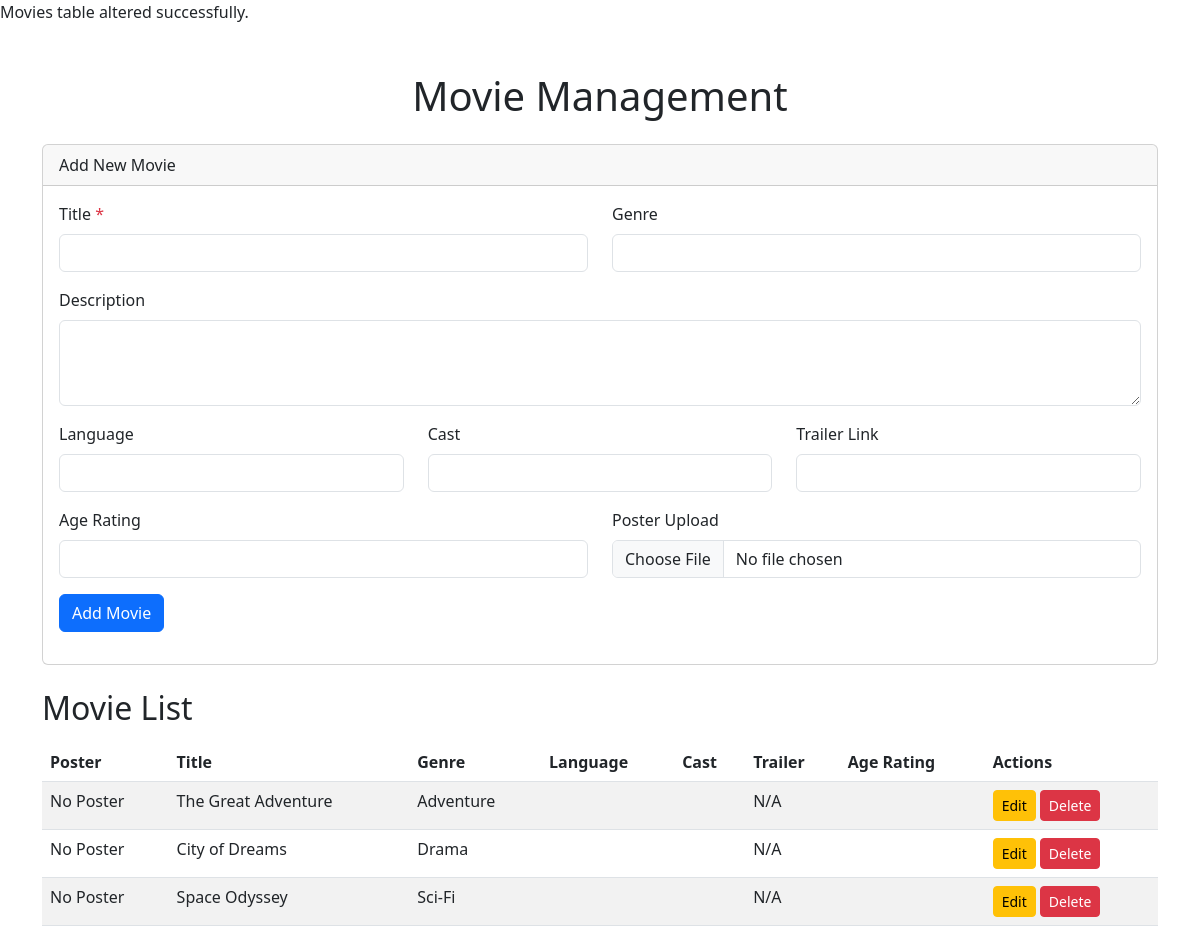
Page /movies_crud.php on the earlier database version.
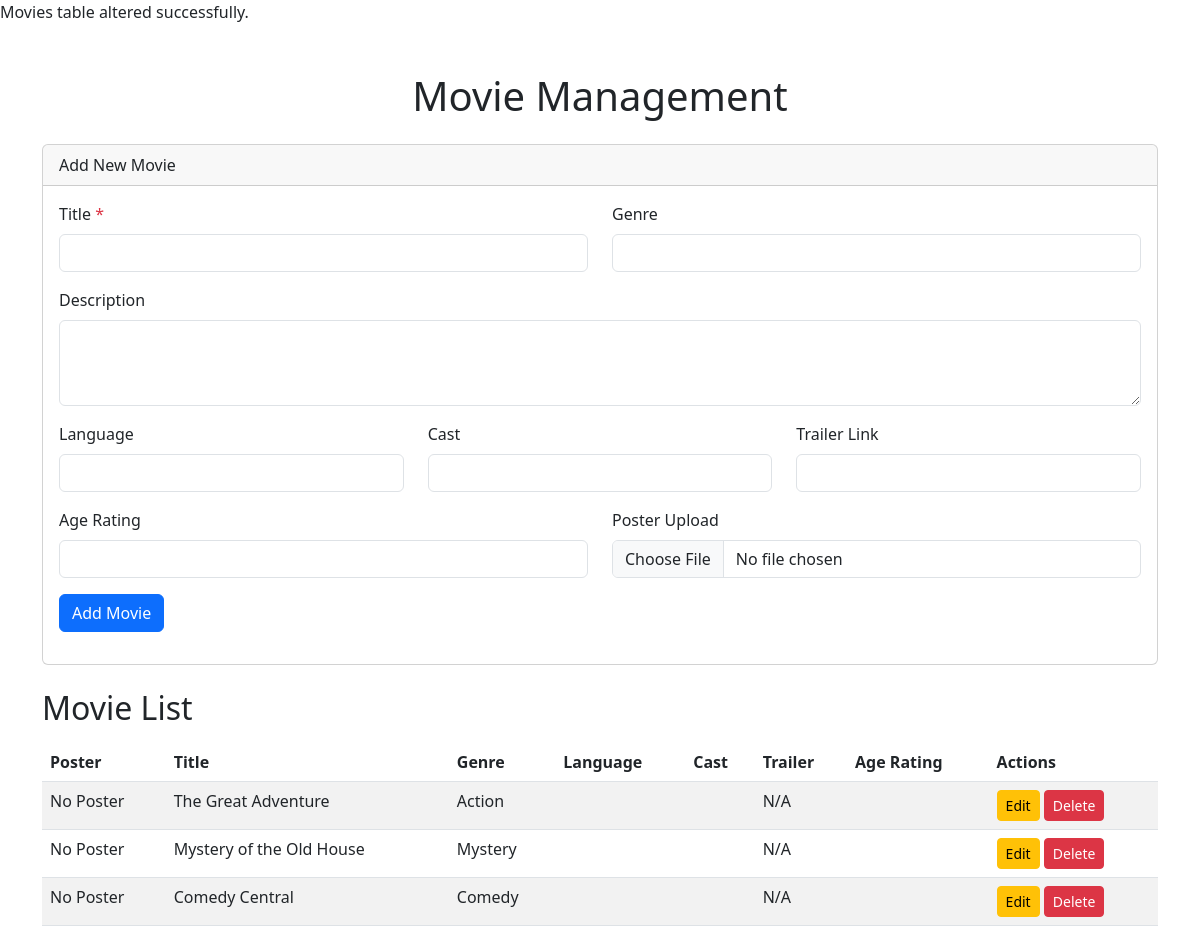
Same page on the later database version.
### tables this page shows
CREATE TABLE `movies` (
  `movie_id` int(11) NOT NULL,
  `title` varchar(255) NOT NULL,
  `genre` varchar(100) DEFAULT NULL,
  `director` varchar(100) DEFAULT NULL,
  `release_date` date DEFAULT NULL,
  `duration_minutes` int(11) DEFAULT NULL,
  `description` text DEFAULT NULL,
  `rating` decimal(3,1) DEFAULT NULL,
  `poster_path` varchar(255) DEFAULT NULL,
  `language` varchar(50) DEFAULT NULL,
  `cast` text DEFAULT NULL,
  `trailer_link` varchar(255) DEFAULT NULL,
  `age_rating` varchar(10) DEFAULT NULL
);

### movies_crud.php (the view, shortened to what this page needs)
<?php
$conn = new mysqli(DB_HOST, DB_USER, DB_PASS, DB_NAME);
    $movies = [];
    $movie_to_edit = null;
    $sql = "SELECT * FROM movies";
    $movies_result = $conn->query($sql);
    if ($movies_result) {
        while($row = $movies_result->fetch_assoc()) {
            $movies[] = $row;
        }
    } else {
        $message = "Error fetching movies: " . $conn->error;
    }
?>
<!DOCTYPE html>
<html lang="en">
<head>
    <link href="https://cdn.jsdelivr.net/npm/bootstrap@5.3.0/dist/css/bootstrap.min.css" rel="stylesheet">
</head>
<body>
    <div class="container mt-5">
        <h1 class="mb-4 text-center">Movie Management</h1>
        <div class="card mb-4">
            <div class="card-header">
                <?php echo isset($movie_to_edit) ? 'Edit Movie' : 'Add New Movie'; ?>
            </div>
            <div class="card-body">
                <form action="movies_crud.php" method="POST" enctype="multipart/form-data">
                    <div class="row mb-3">
                        <div class="col-md-6">
                            <label for="title" class="form-label">Title <span class="text-danger">*</span></label>
                            <input type="text" class="form-control" id="title" name="title" value="<?php echo isset($movie_to_edit) ? htmlspecialchars($movie_to_edit['title']) : ''; ?>" required>
                        </div>
                        <div class="col-md-6">
                            <label for="genre" class="form-label">Genre</label>
                            <input type="text" class="form-control" id="genre" name="genre" value="<?php echo isset($movie_to_edit) ? htmlspecialchars($movie_to_edit['genre']) : ''; ?>">
                        </div>
                    </div>
                    <div class="mb-3">
                        <label for="description" class="form-label">Description</label>
                        <textarea class="form-control" id="description" name="description" rows="3"><?php echo isset($movie_to_edit) ? htmlspecialchars($movie_to_edit['description']) : ''; ?></textarea>
                    </div>
                    <div class="row mb-3">
                        <div class="col-md-4">
                            <label for="language" class="form-label">Language</label>
                            <input type="text" class="form-control" id="language" name="language" value="<?php echo isset($movie_to_edit) ? htmlspecialchars($movie_to_edit['language']) : ''; ?>">
                        </div>
                        <div class="col-md-4">
                            <label for="cast" class="form-label">Cast</label>
                            <input type="text" class="form-control" id="cast" name="cast" value="<?php echo isset($movie_to_edit) ? htmlspecialchars($movie_to_edit['cast']) : ''; ?>">
                        </div>
                        <div class="col-md-4">
                            <label for="trailer_link" class="form-label">Trailer Link</label>
                            <input type="url" class="form-control" id="trailer_link" name="trailer_link" value="<?php echo isset($movie_to_edit) ? htmlspecialchars($movie_to_edit['trailer_link']) : ''; ?>">
                        </div>
                    </div>
                    <div class="row mb-3">
                        <div class="col-md-6">
                            <label for="age_rating" class="form-label">Age Rating</label>
                            <input type="text" class="form-control" id="age_rating" name="age_rating" value="<?php echo isset($movie_to_edit) ? htmlspecialchars($movie_to_edit['age_rating']) : ''; ?>">
                        </div>
                        <div class="col-md-6">
                            <label for="poster_path" class="form-label">Poster Upload</label>
                            <input type="file" class="form-control" id="poster_path" name="poster_path" accept="image/*">
                        </div>
                    </div>
                    <button type="submit" class="btn btn-primary">
                        <?php echo isset($movie_to_edit) ? 'Update Movie' : 'Add Movie'; ?>
                    </button>
                </form>
            </div>
        </div>
        <h2 class="mb-3">Movie List</h2>
        <div class="table-responsive">
            <table class="table table-striped table-hover">
                <thead>
                    <tr>
                        <th>Poster</th>
                        <th>Title</th>
                        <th>Genre</th>
                        <th>Language</th>
                        <th>Cast</th>
                        <th>Trailer</th>
                        <th>Age Rating</th>
                        <th>Actions</th>
                    </tr>
                </thead>
                <tbody>
                    <?php if (empty($movies)): ?>
                        <tr>
                            <td colspan="8" class="text-center">No movies found.</td>
                        </tr>
                    <?php else: ?>
                        <?php foreach ($movies as $movie): ?>
                            <tr>
                                <td>
                                    <?php if (!empty($movie['poster_path'])): ?>
                                        <img src="<?php echo htmlspecialchars($movie['poster_path']); ?>" alt="Poster" class="poster-img">
                                    <?php else: ?>
                                        No Poster
                                    <?php endif; ?>
                                </td>
                                <td><?php echo htmlspecialchars($movie['title']); ?></td>
                                <td><?php echo htmlspecialchars($movie['genre']); ?></td>
                                <td><?php echo htmlspecialchars($movie['language']); ?></td>
                                <td><?php echo htmlspecialchars(substr($movie['cast'], 0, 50)) . (strlen($movie['cast']) > 50 ? '...' : ''); ?></td>
                                <td>
                                    <?php if (!empty($movie['trailer_link'])): ?>
                                        <a href="<?php echo htmlspecialchars($movie['trailer_link']); ?>" target="_blank" class="btn btn-sm btn-outline-primary">Watch</a>
                                    <?php else: ?>
                                        N/A
                                    <?php endif; ?>
                                </td>
                                <td><?php echo htmlspecialchars($movie['age_rating']); ?></td>
                                <td>
                                    <a href="movies_crud.php?action=edit&id=<?php echo $movie['movie_id']; ?>" class="btn btn-sm btn-warning">Edit</a>
                                    <a href="movies_crud.php?action=delete&id=<?php echo $movie['movie_id']; ?>" class="btn btn-sm btn-danger" onclick="return confirm('Are you sure you want to delete this movie?');">Delete</a>
                                </td>
                            </tr>
                        <?php endforeach; ?>
                    <?php endif; ?>
                </tbody>
            </table>
        </div>
    </div>
</body>
</html>

Differences in the rows shown:
changed movies "The Great Adventure": genre "Adventure" → "Action"
changed movies: title "City of Dreams" → "Mystery of the Old House"; genre "Drama" → "Mystery"
changed movies: title "Space Odyssey" → "Comedy Central"; genre "Sci-Fi" → "Comedy"
